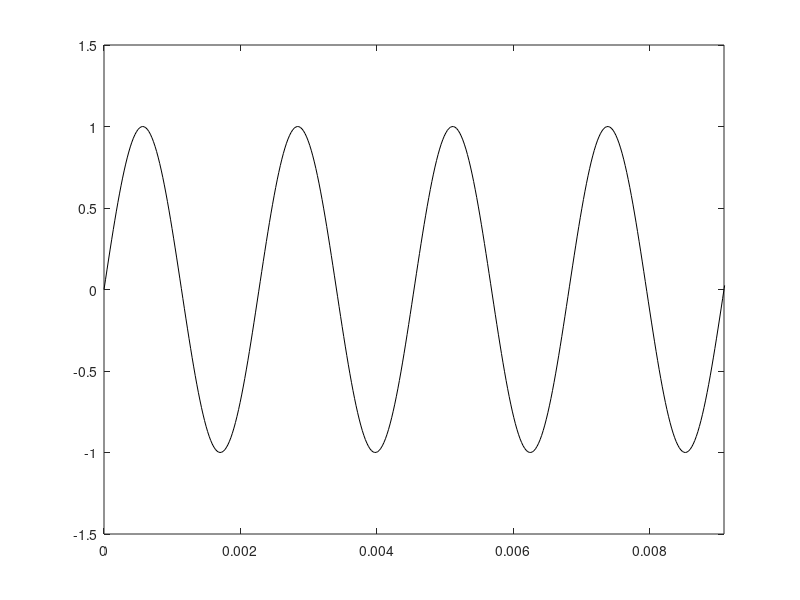

Recreate this plot in MATLAB. (Note: this script raises an error after producing the figure.)
% This is the MATLAB file with which I generated all figures and audio clips used in the paper.

%% A4 pure tone, square, sawtooth
clear; clc;

FS = 44100;
secs = 1.5;
T = 1/440;

t = linspace(0,secs,FS*secs);
x = sin(2*pi*t/T);
sq = square(2*pi*t/T);
st = sawtooth(2*pi*t/T);

plot(t,x,'k-')
%plot(t,sq,'k-')
%plot(t,st,'k-')
axis([0 4*T -1.5 1.5])

sound1 = audioplayer(1/20*x,FS);
sound2 = audioplayer(1/20*sq,FS);
sound3 = audioplayer(1/20*st,FS);

playblocking(sound1)
playblocking(sound2)
playblocking(sound3)

%audiowrite("audio/pure_tone_A4.wav",1/20*x,FS)
%audiowrite("audio/square_A4.wav",1/20*sq,FS)
%audiowrite("audio/sawtooth_A4.wav",1/20*st,FS)


%% pure tone cluster and sum
clear; clc;

FS = 44100;
secs = 1.5;

t = linspace(0,secs,FS*secs);

x1 = 2*sin(2*pi*t*90); x2 = -5/3*cos(2*pi*t*120); x3 = 4/7*cos(2*pi*t*165);
x = x1 + x2 + x3;

T = 1/15;

hold on
    %plot(t,x1,'k-',color='green')
    %plot(t,x2,'k-',color='magenta')
    %plot(t,x3,'k-',color='cyan')

    plot(t,x,'k-')

    %axis([0 T -5 5])
    axis([0 1 -5 5])
hold off

soundcluster = audioplayer(1/2*[x1 zeros(1,FS*.4) x2 zeros(1,FS*.4) x3],FS);
soundsum = audioplayer(1/2*x,FS);

playblocking(soundcluster)
playblocking(soundsum)

%audiowrite("audio/pure_tone_cluster.wav",1/2*[x1 zeros(1,FS*.4) x2 zeros(1,FS*.4) x3],FS);
%audiowrite("audio/pure_tone_sum.wav",1/2*x,FS);

%% linearity of real fourier

T = 1;

t1 = 0;
t2 = T/8;
t3 = T/4;
t4 = T/2;
t5 = 3*T/4;


M = [1 cos(2*pi*t1/T) cos(4*pi*t1/T) sin(2*pi*t1/T) sin(4*pi*t1/T);
     1 cos(2*pi*t2/T) cos(4*pi*t2/T) sin(2*pi*t2/T) sin(4*pi*t2/T);
     1 cos(2*pi*t3/T) cos(4*pi*t3/T) sin(2*pi*t3/T) sin(4*pi*t3/T);
     1 cos(2*pi*t4/T) cos(4*pi*t4/T) sin(2*pi*t4/T) sin(4*pi*t4/T);
     1 cos(2*pi*t5/T) cos(4*pi*t5/T) sin(2*pi*t5/T) sin(4*pi*t5/T);]

rref(M)

%% fourier approx of square wave
clear; clc; clf;

FS = 44100;
secs = 1.5;
T = 1/440;
t = linspace(0,secs,FS*secs)

N = 1000;

y = zeros(1,length(t));
for n=1:2:N
    y = y + (4/(pi*n))*sin(2*pi*n*t/T);
end

plot(t, y, 'k-')
axis([0 4*T -1.5 1.5])

square_approx = audioplayer(1/20*y,FS);
playblocking(square_approx)

%audiowrite('audio/square_approx_1000.wav',1/20*y,FS)

%% LPF and HPF (digital)
clear; clc;

N = 100; K=5;

lambda_LPF = cat(2,ones(1,K),zeros(1,N-2*K),ones(1,K));
lambda_HPF = cat(2,zeros(1,K),ones(1,N-2*K),zeros(1,K));

T = 1/440;
FS = N/T;
t = linspace(0,T,FS*T);

%x = square(2*pi*t/T).';
%x = (sawtooth(2*pi*t/T)).';
%x = (cos(2*pi*t/T) + cos(4*pi*t/T)).';
x = audioread('audio/trumpetA4.wav',[1, FS*T]); x = x(:,1) + x(:,2);

x_LPF = filter(x,lambda_LPF);
x_HPF = filter(x,lambda_HPF);

DFTx = 1/sqrt(N)*dft_impl(x);
DFTx_LPF = diag(lambda_LPF)*DFTx;
DFTx_HPF = diag(lambda_HPF)*DFTx;

secs = 1.5;
fullt = linspace(0,secs,FS*secs);
fullx = repmat(x,secs/T,1);
fullx_LPF = repmat(x_LPF,secs/T,1);
fullx_HPF = repmat(x_HPF,secs/T,1);

hold on
    %plot(fullt,real(fullx)+imag(fullx),'-k')
    %plot(fullt,real(fullx_LPF)+imag(fullx_LPF),'-k',color='b')
    %plot(fullt,real(fullx_HPF)+imag(fullx_HPF),'-k',color='r')

    stem(fullt,real(fullx)+imag(fullx))
    stem(fullt,real(fullx_LPF)+imag(fullx_LPF),color='b')
    stem(fullt,real(fullx_HPF)+imag(fullx_HPF),color='r')

    %stem(t,real(DFTx)+imag(DFTx),color='magenta')
    %stem(t,real(DFTx_LPF)+imag(DFTx_LPF),color='b')
    %stem(t,real(DFTx_HPF)+imag(DFTx_HPF),color='r')

    axis([0 T -2.5 2.5])
hold off

sound1 = audioplayer(1/10*(real(fullx)+imag(fullx)),FS);
sound2 = audioplayer(1/10*(real(fullx_LPF)+imag(fullx_LPF)),FS);
sound3 = audioplayer(1/10*(real(fullx_HPF)+imag(fullx_HPF)),FS);

playblocking(sound1)
playblocking(sound2)
playblocking(sound3)

%audiowrite('audio/trumpetA4_sample.wav',1/10*(real(fullx)+imag(fullx)),FS);
%audiowrite('audio/trumpetA4_LPF.wav',1/10*(real(fullx_LPF)+imag(fullx_LPF)),FS);
%audiowrite('audio/trumpetA4_HPF.wav',1/10*(real(fullx_HPF)+imag(fullx_HPF)),FS);

%% DFT matrix LPF and HPF
clear; clc; clf;

N = 1000; K = .1*N;
FN = dft_matrix(N);

lambda_LPF = cat(2,ones(1,N-K),zeros(1,K));
D_LPF = diag(lambda_LPF);
LPF = inv(FN)*D_LPF*FN;

lambda_HPF = cat(2,zeros(1,K),ones(1,N-K));
D_HPF = diag(lambda_HPF);
HPF = inv(FN)*D_HPF*FN;

FS = N;
T = 1/44;
secs = 1.5;
t = linspace(0,secs,FS*secs);

x = square(2*pi*t/T).';
%x = sawtooth(2*pi*t/T).';

x_LPF = LPF*x;
x_HPF = HPF*x;

hold on
    %plot(t,real(x)+imag(x),'-k')
    %plot(t,real(x_LPF)+imag(x_LPF),'-k',color='b')
    %plot(t,real(x_HPF)+imag(x_HPF),'-k',color='r')

    stem(t,real(x)+imag(x))
    stem(t,real(x_LPF)+imag(x_LPF),color='b')
    stem(t,real(x_HPF)+imag(x_HPF),color='r')

    axis([0 4*T -1.5 1.5])
hold off

%% LPF and HPF (analog)
clear; clc;

FS = 44100;
secs = 1.5;
T = 1/440;
t = linspace(0,secs,FS*secs);

x1 = exp(2*pi*1i*1*t/T); x2 = exp(2*pi*1i*2*t/T); x3 = exp(2*pi*1i*3*t/T);
x4 = exp(2*pi*1i*4*t/T); x5 = exp(2*pi*1i*5*t/T); x6 = exp(2*pi*1i*6*t/T);

hold on
    %plot(t,real(x1)+imag(x1),color='b')
    %plot(t,real(x2)+imag(x2),color='b')
    %plot(t,real(x3)+imag(x3),color='b')
    %plot(t,real(x4)+imag(x4),color='r')
    %plot(t,real(x5)+imag(x5),color='r')
    %plot(t,real(x6)+imag(x6),color='r')
    %axis([0 1*T -2 2])
hold off

x = 1/6*(x1 + x2 + x3 + x4 + x5 + x6).';
x_LPF = 1/6*(x1 + x2 + x3).';
x_HPF = 1/6*(x4 + x5 + x6).';

hold on
    plot(t,real(x)+imag(x))
    plot(t,real(x_LPF)+imag(x_LPF),col='b')
    plot(t,real(x_HPF)+imag(x_HPF),col='r')
    axis([0 1*T -2 2])
hold off

sound1 = audioplayer(1/10*(real(x)+imag(x)),FS);
sound2 = audioplayer(1/10*(real(x_LPF)+imag(x_LPF)),FS);
sound3 = audioplayer(1/10*(real(x_HPF)+imag(x_HPF)),FS);

playblocking(sound1)
playblocking(sound2)
playblocking(sound3)

%audiowrite('audio/sixth_order.wav',1/10*(real(x)+imag(x)),FS);
%audiowrite('audio/sixth_order_LPF.wav',1/10*(real(x_LPF)+imag(x_LPF)),FS);
%audiowrite('audio/sixth_order_HPF.wav',1/10*(real(x_HPF)+imag(x_HPF)),FS);

%% functions

function FN = dft_matrix(N)
    FN = zeros(N);
    for n = 0:(N-1)
        for k = 0:(N-1)
            FN(n+1,k+1) = 1/sqrt(N)*exp(-2*pi*1i*n*k/N);
        end
    end
end

function y = dft_impl(x)
    N = size(x, 1);
    y = zeros(size(x));
    for n = 1:N
        D = exp(2*pi*1i*(n-1)*(0:(N-1))/N);
        y(n) = dot(D, x);
    end
end

function y = idft_impl(x)
    N = size(x, 1);
    y = zeros(size(x));
    for n = 1:N
        D = exp(-2*pi*1i*(n-1)*(0:(N-1))/N);
        y(n) = dot(D, x);
    end
end

function xnew = filter(x,lambda)
    y = dft_impl(x);
    ynew = zeros(length(y),1);
    for n = 1:length(y)
        ynew(n) = lambda(n)*y(n);
    end
    xnew = 1/length(x)*idft_impl(ynew);
end
